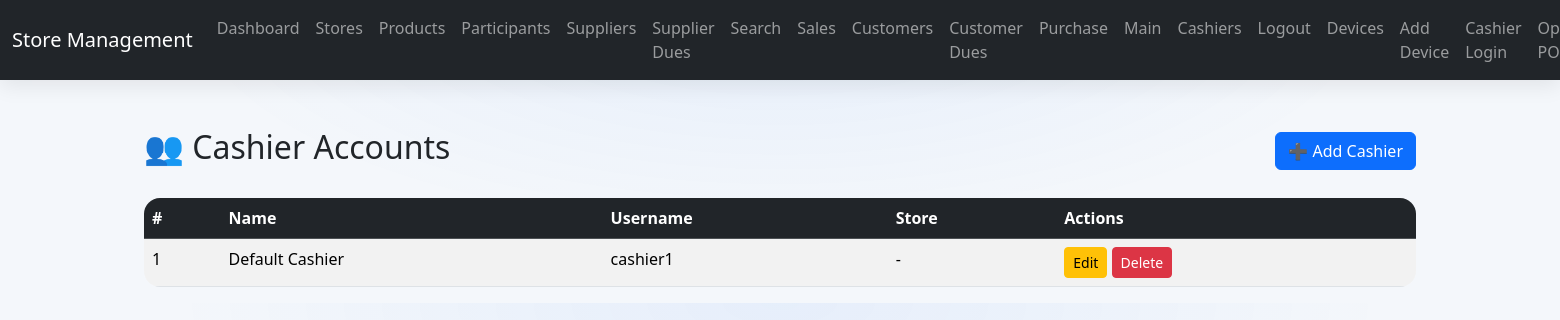
The app's page /cashiers (signed in) with its own data.
### app.py (models this page shows)
class Cashier(db.Model):
    id = db.Column(db.Integer, primary_key=True)
    name = db.Column(db.String(100))
    username = db.Column(db.String(50), unique=True)
    password_hash = db.Column(db.String(200))
    store_id = db.Column(db.Integer, db.ForeignKey('store.id'))

### app.py (the view)
@app.route('/cashiers')
@login_required
@admin_required
def cashier_list():
    store = Store.query.get_or_404(session['store_id'])
    cashiers = Cashier.query.filter_by(store_id=store.id).all()
    return render_template('cashier_list.html', cashiers=cashiers)

### app.py (called while the page is built)
def login_required(f):
    @wraps(f)
    def decorated_function(*args, **kwargs):
        store_id = session.get('store_id')
        if not store_id:
            flash("🔒 Please login first!")
            return redirect(url_for('login'))
        store = Store.query.get(store_id)
        if not store:
            session.clear()
            flash("❌ Store not found. Please login again.")
            return redirect(url_for('login'))
        return f(*args, **kwargs)
    return decorated_function

def admin_required(f):
    @wraps(f)
    def decorated_function(*args, **kwargs):
        if session.get('role') != 'admin':
            flash('🔒 Admin access required')
            return redirect(url_for('dashboard'))
        return f(*args, **kwargs)
    return decorated_function

### templates/cashier_list.html (shortened to what this page needs)
{% extends 'base.html' %}
{% block content %}
<div class="container mt-5">
  <div class="d-flex justify-content-between align-items-center mb-4">
    <h2>👥 Cashier Accounts</h2>
    <a href="{{ url_for('add_cashier') }}" class="btn btn-primary">➕ Add Cashier</a>
  </div>
  <div class="table-responsive">
    <table class="table table-striped table-hover">
      <thead class="table-dark">
        <tr>
          <th>#</th>
          <th>Name</th>
          <th>Username</th>
          <th>Store</th>
          <th>Actions</th>
        </tr>
      </thead>
      <tbody>
        {% for cashier in cashiers %}
        <tr>
          <td>{{ loop.index }}</td>
          <td>{{ cashier.name }}</td>
          <td>{{ cashier.username }}</td>
          <td>{{ cashier.store.name if cashier.store else '-' }}</td>
          <td>
            <a href="{{ url_for('edit_cashier', id=cashier.id) }}" class="btn btn-sm btn-warning">Edit</a>
            <a href="{{ url_for('delete_cashier', id=cashier.id) }}" class="btn btn-sm btn-danger" onclick="return confirm('Delete this cashier?')">Delete</a>
          </td>
        </tr>
        {% endfor %}
      </tbody>
    </table>
  </div>
</div>
{% endblock %}

### templates/base.html (style rules this page uses)
body { background: radial-gradient(ellipse at top, #0d6efd10, transparent 55%), #f4f7fb; }
.table { border-radius: 16px; overflow: hidden; }

### records on screen
Cashier: name "Default Cashier", username "cashier1", store "-"
